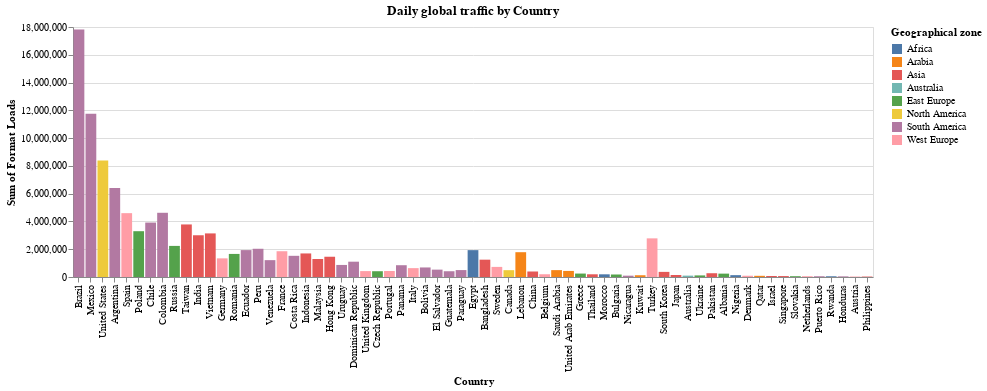

The notebook cell saved with this chart:
### Markdown cell above
#### ***TRAFFIC BY COUNTRY***

### Code cell
traffic_bycountry = alt.Chart(groupby_domains).mark_bar().encode(
    x=alt.X('Country', sort=alt.Sort(op="count",order="descending")),
    y='sum(Format Loads)',
    color= 'Geographical zone'
).properties(
    width=800,
    height=250,
    title=" Daily global traffic by Country"
)

traffic_bycountry.save('Graphs/traffic_bycountry.html')

traffic_bycountry

### Figure 1 — Vega-Lite specification as saved in the notebook (floating-point values rounded to 4 significant figures; data arrays with more than 128 entries replaced by an {"elided": "..."} marker saying what was removed)
{"config": {"view": {"continuousWidth": 400, "continuousHeight": 300}}, "data": {"name": "data-6b1c475a5f00daad15ca9aec3b71ed4d"}, "mark": "bar", "encoding": {"color": {"type": "nominal", "field": "Geographical zone"}, "x": {"type": "nominal", "field": "Country", "sort": {"op": "count", "order": "descending"}}, "y": {"type": "quantitative", "aggregate": "sum", "field": "Format Loads"}}, "height": 250, "title": " Daily global traffic by Country", "width": 800, "$schema": "https://vega.github.io/schema/vega-lite/v4.8.1.json", "datasets": {"data-6b1c475a5f00daad15ca9aec3b71ed4d": {"elided": "901 records"}}}
